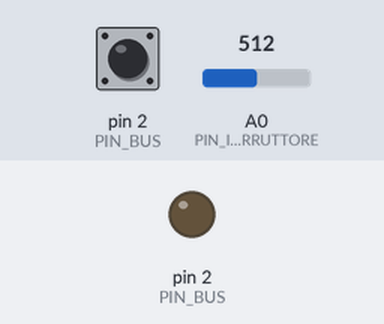
Recording of a sketch running on a simulated Arduino Mega 2560, built with avr-gcc and run on an emulated ATmega2560. Parts: output pins drawn as LEDs (lit = HIGH). The inputs (shaded band) are chosen by the test bench; at power-on: A0 (PIN_INTERRUTTORE) = 512, pin 2 (PIN_BUS) LOW. What the sketch prints to the serial monitor is not drawn.

Above: at 1.4 s.
1.5 s: A0 (PIN_INTERRUTTORE) set to 752
3.0 s: A0 (PIN_INTERRUTTORE) set to 787
6.5 s: A0 (PIN_INTERRUTTORE) set to 239
8.0 s: A0 (PIN_INTERRUTTORE) set to 271
9.5 s: pin 2 (PIN_BUS) pulsed HIGH 5 times (0.12 s each, 0.3 s apart)
Timing chart, 0 to 12.5 s (numbered marks = the images above; inputs shaded):
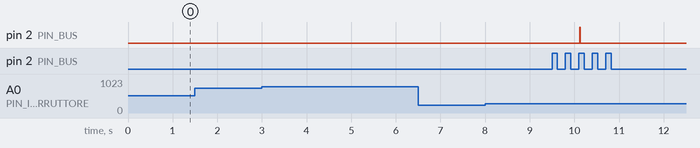

Measured:
- after the input at 1.5 s, every drawn part: stays the same
- after the input at 3.0 s, every drawn part: stays the same
- after the input at 6.5 s, every drawn part: stays the same
- after the input at 8.0 s, every drawn part: stays the same
- after the input at 9.5 s, pin 2 (PIN_BUS): LOW → HIGH after 0.62 s, → LOW 0.02 s later

The sketch:

slave2.ino
```cpp
// Sketch standalone per Arduino Mega - nessuna dipendenza da file esterni
// a parte le librerie AVR incluse sotto. restart.md (nella cartella
// arduino/ che contiene anche questa) spiega l'architettura completa del
// bus. Le costanti sotto devono restare uguali a quelle in
// master/master.ino: se vanno cambiate, si modifica a mano in entrambi.
//
// Nodo SLAVE (NODE_ID=2, slot 2 del protocollo) della catena daisy chain -
// bus condiviso, open-loop a tempo fisso (vedi restart.md).
//
// A differenza della versione precedente, questo slave NON genera piu'
// nessun tono f1/f2: il master e' l'UNICO generatore di tutta la catena
// (vedi intestazione di master.ino per il perche'). Il compito di questo
// sketch si riduce a due cose:
//   1. leggere il proprio interruttore locale (A0), con debounce e latch
//      (identico a prima - questa parte non cambia)
//   2. quando il master lo indirizza (conteggio impulsi sul bus = proprio
//      NODE_ID), rispondere con UN impulso sulla STESSA linea del bus,
//      la cui durata codifica "vivo + stato interruttore" - vedi
//      invia_risposta() sotto
//
// L'uscita D8 del master e' collegata in parallelo su D2/PIN_BUS di TUTTI
// gli slave (bus broadcast, non punto-punto): questo slave conta gli
// impulsi che vede passare sul bus e agisce SOLO quando il conteggio
// coincide con il proprio NODE_ID. Il primo impulso ricevuto dopo un
// silenzio prolungato (fine ciclo precedente) vale "0" (il marcatore di
// zero, mai generato qui, solo il master lo emette): da li' si riparte a
// contare 1, 2, 3...
//
// PIN_BUS e' bidirezionale a turno: INPUT (con interrupt) mentre ascolta
// gli impulsi di indirizzamento del master, OUTPUT solo per la breve
// finestra in cui invia la propria risposta - mai contemporaneamente al
// master, per costruzione temporale (restart.md "Interrogazione remota").

#include <avr/io.h>
#include <avr/interrupt.h>
#include <util/atomic.h>

// --- Pin daisy chain (restart.md - non cambiare senza aggiornare anche il
// cablaggio) ---
const int PIN_BUS = 2; // dal bus condiviso D8 del master (interrupt-capable; pull-down 10k sul D8 del MASTER, qui non c'e' - vedi restart.md)

// --- Identita' di questo nodo sul bus ---
const uint8_t NODE_ID_PROPRIO = 2;

// --- Risposta all'interrogazione del master (restart.md "Interrogazione
// remota") - DEVONO restare identiche a master.ino, che e' chi classifica
// la durata che riceve. ---
// Tempo che questo nodo aspetta dopo aver visto il proprio impulso di
// indirizzamento, prima di rispondere: deve restare ABBONDANTEMENTE piu'
// lungo della durata dell'impulso di indirizzamento del master (8ms),
// altrimenti risponderebbe mentre il master sta ancora guidando lui stesso
// il bus (contesa). Valore di partenza, da verificare sull'hardware reale.
const unsigned long MARGINE_SICUREZZA_RISPOSTA_MS = 15;
const unsigned long DURATA_RISPOSTA_APERTO_MS = 6;  // impulso corto = aperto
const unsigned long DURATA_RISPOSTA_CHIUSO_MS = 18; // impulso lungo = chiuso
const unsigned long DURATA_RISPOSTA_GUASTO_MS = 30; // 23/10/2026: cavo del tappeto tagliato

// Soglia di timeout per il self-healing (restart.md, valore suggerito
// 300ms): se non arriva nessun impulso per piu' di questo tempo, il ciclo
// del master e' sicuramente finito - lo slave si resetta da solo, pronto a
// riconoscere il prossimo impulso come "0". Fa da rete di sicurezza anche
// se un impulso si perde per rumore elettrico.
// 21/10/2026: da 300 a 340, a meta' strada tra i due silenzi da distinguere
// (margine ~60ms per lato): il piu' lungo DENTRO un ciclo (dopo il marcatore,
// 8+T0_MS+GAP_MS = 278ms) e quello FRA due cicli (~145ms + PAUSA_FINE_CICLO_MS
// del master = ~395ms con la pausa a 250). Se cambi T0_MS, GAP_MS o la pausa
// nel master, ricontrolla questo valore.
const unsigned long SOGLIA_TIMEOUT_RESET_MS = 340;

const unsigned long DEBOUNCE_US = 2000; // 2ms, rimbalzi elettrici sul fronte (restart.md)

// Tappeto su A0, letto come TENSIONE (23/10/2026, resistenza di fine linea):
// 5V --cavo-- [tappeto con 10k in parallelo, ai suoi morsetti] --cavo-- A0,
// e il pull-down 10k A0->GND di sempre. A0 vale:
//   ~2,5V  a riposo (corrente attraverso la 10k del tappeto)
//   ~5V    tappeto premuto (o i due fili in corto)
//   ~0V    cavo tagliato / morsetto staccato -> GUASTO
// Un guasto viene riferito al master con l'impulso "guasto" (30ms): il
// master trasmette uno slot lungo e 3main.py mostra il tappeto giallo. Il
// guasto NON e' memorizzato come una pressione: vale finche' dura.
const int PIN_INTERRUTTORE = A0;
// Soglie su analogRead (0-1023 = 0-5V), a meta' tra i valori attesi -
// PROVVISORIE: da confermare con i valori letti (MOSTRA_TENSIONE).
const int SOGLIA_TAGLIATO = 256;  // sotto ~1,25V: cavo tagliato
const int SOGLIA_CHIUSO = 768;    // sopra ~3,75V: premuto
// Stampa A0 ogni INTERVALLO_TENSIONE_MS (monitor seriale USB, per tarare).
const bool MOSTRA_TENSIONE = true;
const unsigned long INTERVALLO_TENSIONE_MS = 1000;
unsigned long ultima_stampa_tensione_ms = 0;
int ultima_lettura_a0 = 0;
bool tappetoGuasto = false;            // stato attuale (debounced) del guasto
bool tappetoGuasto_stampato = false;

// Debounce software sulla lettura del pin (rimbalzo meccanico tipico
// 5-30ms): una transizione e' accettata solo se la lettura resta stabile
// per almeno questo tempo, altrimenti un singolo click rischierebbe di
// generare piu' fronti spuri e far scattare il latch per rumore elettrico
// invece che per una pressione vera.
const unsigned long DEBOUNCE_INTERRUTTORE_MS = 30;
uint8_t letturaGrezzaCorrente = 0; // ultima lettura (0/1/2, vedi leggi_tappeto), non ancora stabilizzata
unsigned long ultimo_cambio_lettura_ms = 0;

// Latch, non una lettura istantanea: true se l'interruttore e' stato chiuso
// in QUALSIASI momento dall'ultimo reset, anche se esattamente nel momento
// della propria risposta risulta di nuovo aperto - altrimenti un click
// breve tra un ciclo e l'altro andrebbe perso. Va a true SOLO dentro
// aggiorna_interruttore() (mai a false li' dentro), e torna a false SOLO in
// invia_risposta() subito dopo essere stato consumato per la durata
// dell'impulso - e (22/10/2026) in loop() quando scade la memoria, vedi
// MEMORIA_CHIUSURA_MS. Nessun altro punto del codice deve scriverci.
bool interruttoreChiuso = false;

// Il master puo' restare ZITTO per ore (Arduino sempre accesi, parlano solo
// su comando di 3main.py): senza interrogazioni il latch non verrebbe mai
// consumato e al risveglio verrebbe segnalata una pressione di ore prima.
// Una pressione si ricorda solo per questo tempo dall'ultima volta che il
// tappeto era premuto - stesso valore e stessa logica del master.
const unsigned long MEMORIA_CHIUSURA_MS = 10000;
unsigned long ultimo_chiuso_ms = 0;

// Valore GREZZO (debounced) del pin, sale E scende liberamente - usato
// internamente da aggiorna_interruttore() per decidere quando riarmare il
// latch sotto. Non stampato (debug via pin HIGH/LOW rimosso, non serve
// piu': il cablaggio era il problema, non la lettura).
bool valoreGrezzoInterruttore = false;

// Per stampare lo stato dell'interruttore solo quando cambia (debug, vedi
// stampa_stato_interruttore()), non ad ogni giro di loop().
bool interruttoreChiuso_stampato = false;

// --- ISR: SOLO il minimo indispensabile (debounce + contatore + flag),
// nessuna logica pesante qui dentro (restart.md). contaImpulsi parte da -1:
// il primo impulso ricevuto dopo un reset lo porta a 0 (il marcatore),
// ogni impulso successivo incrementa di 1 - cosi' il valore locale
// coincide sempre con l'indice trasmesso dal master (0, 1, 2, ...), senza
// bisogno che gli impulsi sul bus portino nessuna informazione oltre al
// fronte in se'. ---
volatile int16_t contaImpulsi = -1;
volatile unsigned long ultimo_impulso_ms = 0;
volatile unsigned long ultimo_impulso_us_debounce = 0;
volatile bool nuovo_impulso = false;

void onImpulsoRicevuto() {
  unsigned long ora_us = micros();
  if (ora_us - ultimo_impulso_us_debounce < DEBOUNCE_US) return; // rimbalzo, ignora
  ultimo_impulso_us_debounce = ora_us;
  contaImpulsi = (contaImpulsi < 0) ? 0 : contaImpulsi + 1;
  ultimo_impulso_ms = millis();
  nuovo_impulso = true;
}

void setup() {
  Serial.begin(9600);

  pinMode(PIN_BUS, INPUT); // linea tenuta bassa dal pull-down 10k sul D8 del master (restart.md)
  pinMode(PIN_INTERRUTTORE, INPUT); // analogico; pull-down 10k esterno gia' cablato

  // Interrupt hardware sul fronte di salita (riposo LOW via pull-down,
  // impulso in ingresso HIGH) - restart.md.
  attachInterrupt(digitalPinToInterrupt(PIN_BUS), onImpulsoRicevuto, RISING);

  // Stato iniziale: leggi subito il pin reale, cosi' non si parte sempre da
  // "aperto" per un giro intero se l'interruttore e' gia' chiuso al boot.
  letturaGrezzaCorrente = leggi_tappeto();
  valoreGrezzoInterruttore = (letturaGrezzaCorrente == 1);
  tappetoGuasto = (letturaGrezzaCorrente == 2);
  if (valoreGrezzoInterruttore) {
    interruttoreChiuso = true;
    ultimo_chiuso_ms = millis();
  }

  sei();

  Serial.println(F("--- daisy chain (bus condiviso): SLAVE2 (NODE_ID=2), nessun tono generato qui ---"));
  Serial.print(F("MARGINE_SICUREZZA_RISPOSTA_MS=")); Serial.println(MARGINE_SICUREZZA_RISPOSTA_MS);
  Serial.print(F("risposta aperto=")); Serial.print(DURATA_RISPOSTA_APERTO_MS);
  Serial.print(F("ms  chiuso=")); Serial.print(DURATA_RISPOSTA_CHIUSO_MS);
  Serial.print(F("ms  guasto=")); Serial.print(DURATA_RISPOSTA_GUASTO_MS); Serial.println(F("ms"));
  Serial.print(F("SOGLIA_TIMEOUT_RESET_MS=")); Serial.println(SOGLIA_TIMEOUT_RESET_MS);
  Serial.print(F("interruttore proprio: ")); Serial.println(interruttoreChiuso ? "CHIUSO" : "aperto");
  interruttoreChiuso_stampato = interruttoreChiuso;
  Serial.println(F("Pronto, in ascolto sul bus (D2)."));
}

// Risponde all'interrogazione del master sulla STESSA linea del bus
// (PIN_BUS, bidirezionale a turno - restart.md "Interrogazione remota").
// Bloccante: a differenza del master, qui non c'e' nessun DDS da tenere
// vivo durante l'attesa (questo nodo non genera piu' audio), quindi non
// c'e' nessun controindicazione a bloccare brevemente loop().
void invia_risposta() {
  // Aspetta che il master abbia finito il proprio impulso di
  // indirizzamento e rilasciato il bus (lo fa sempre entro poche decine di
  // ms) - senza questo margine si rischia la contesa sul bus (due nodi che
  // lo guidano insieme).
  delay(MARGINE_SICUREZZA_RISPOSTA_MS);

  // Disattiva l'interrupt PRIMA di guidare il pin: altrimenti il nostro
  // stesso fronte di uscita si autotriggererebbe come un falso impulso del
  // master.
  detachInterrupt(digitalPinToInterrupt(PIN_BUS));
  pinMode(PIN_BUS, OUTPUT);
  digitalWrite(PIN_BUS, HIGH);
  delay(tappetoGuasto ? DURATA_RISPOSTA_GUASTO_MS
        : (interruttoreChiuso ? DURATA_RISPOSTA_CHIUSO_MS : DURATA_RISPOSTA_APERTO_MS));
  digitalWrite(PIN_BUS, LOW);
  pinMode(PIN_BUS, INPUT); // torna in ascolto, il pull-down sul D8 del master riprende il controllo
  attachInterrupt(digitalPinToInterrupt(PIN_BUS), onImpulsoRicevuto, RISING);

  // Consumato per questa risposta: unico punto del codice che rimette il
  // latch a false, pronto a catturare una nuova chiusura nel prossimo ciclo
  // (vedi dichiarazione di interruttoreChiuso).
  interruttoreChiuso = false;
}

void aggiorna_slave(unsigned long ora_ms) {
  // Lettura atomica delle variabili condivise con la ISR: su AVR (8 bit)
  // una lettura di int16_t/unsigned long non e' atomica, un interrupt a
  // meta' lettura darebbe un valore "spezzato" - stesso genere di bug gia'
  // sofferto altrove nel progetto per assegnazioni non atomiche.
  int16_t conta_locale;
  unsigned long ultimo_impulso_locale;
  bool impulso_locale;
  ATOMIC_BLOCK(ATOMIC_RESTORESTATE) {
    conta_locale = contaImpulsi;
    ultimo_impulso_locale = ultimo_impulso_ms;
    impulso_locale = nuovo_impulso;
    nuovo_impulso = false;
  }

  // Watchdog self-healing (restart.md): il ciclo del master e' finito da
  // tempo (o si e' perso un impulso) - torna pronto a riconoscere il
  // prossimo impulso come "0".
  if (conta_locale >= 0 && (ora_ms - ultimo_impulso_locale) > SOGLIA_TIMEOUT_RESET_MS) {
    ATOMIC_BLOCK(ATOMIC_RESTORESTATE) { contaImpulsi = -1; }
    conta_locale = -1;
  }

  if (impulso_locale && conta_locale == NODE_ID_PROPRIO) {
    invia_risposta();
  }
}

// Monitoraggio dell'interruttore proprio, continuo e indipendente dal ciclo
// del protocollo (chiamato ad ogni giro di loop()): interruttoreChiuso
// riflette sempre lo stato piu' recente, cosi' se cambia mentre il nodo non
// sta rispondendo la prossima invia_risposta() lo trova gia' aggiornato -
// non serve piu' rileggerlo "a mano" in un punto fisso del ciclo.
// Lettura istantanea di A0: 0 = riposo, 1 = premuto, 2 = guasto.
// Aggiorna ultima_lettura_a0 (per la stampa).
uint8_t leggi_tappeto() {
  ultima_lettura_a0 = analogRead(PIN_INTERRUTTORE);
  if (ultima_lettura_a0 < SOGLIA_TAGLIATO) return 2;
  return ultima_lettura_a0 > SOGLIA_CHIUSO ? 1 : 0;
}

void aggiorna_interruttore() {
  uint8_t letturaOra = leggi_tappeto();
  if (letturaOra != letturaGrezzaCorrente) {
    // Il pin ha appena cambiato stato: potrebbe essere un rimbalzo, riparti
    // a cronometrare la stabilita' da qui invece di accettarlo subito.
    letturaGrezzaCorrente = letturaOra;
    ultimo_cambio_lettura_ms = millis();
    return;
  }
  if (millis() - ultimo_cambio_lettura_ms < DEBOUNCE_INTERRUTTORE_MS) {
    return; // non ancora stabile per abbastanza tempo, aspetta
  }
  // Stabile da almeno DEBOUNCE_INTERRUTTORE_MS: accetta la lettura.
  // Valore grezzo (debounced): sale E scende liberamente, riflette il pin
  // cosi' com'e' (a differenza del latch sotto) - usato solo internamente
  // per decidere quando riarmare il latch.
  valoreGrezzoInterruttore = (letturaGrezzaCorrente == 1);
  tappetoGuasto = (letturaGrezzaCorrente == 2);
  // Latch: va a true ad OGNI passaggio in cui il pin risulta stabilmente
  // chiuso, non solo alla prima transizione false->true - altrimenti un
  // interruttore tenuto chiuso per piu' cicli smetterebbe di essere
  // rilevato subito dopo il primo consumo (invia_risposta() lo resetta a
  // false, e senza questo il valore grezzo non cambierebbe piu' finche' il
  // pin resta fermo, quindi il latch non si riarmerebbe mai). Resta vero
  // che non va mai messo a false qui dentro (solo invia_risposta() lo
  // consuma, vedi dichiarazione di interruttoreChiuso).
  if (valoreGrezzoInterruttore) {
    interruttoreChiuso = true;
    ultimo_chiuso_ms = millis();
  }
}

// Debug: stampa lo stato del LATCH (vedi interruttoreChiuso) SOLO quando
// cambia. Per costruzione va sempre a coppie chiuso/aperto (si accende alla
// chiusura, si spegne quando la risposta lo consuma).
void stampa_stato_interruttore() {
  if (interruttoreChiuso != interruttoreChiuso_stampato) {
    interruttoreChiuso_stampato = interruttoreChiuso;
    Serial.println(interruttoreChiuso ? "INT: chiuso" : "INT: aperto");
  }
  if (tappetoGuasto != tappetoGuasto_stampato) {
    tappetoGuasto_stampato = tappetoGuasto;
    Serial.println(tappetoGuasto ? F("TAPPETO: GUASTO (cavo tagliato?)")
                                 : F("TAPPETO: cavo di nuovo a posto"));
  }
  if (MOSTRA_TENSIONE && millis() - ultima_stampa_tensione_ms >= INTERVALLO_TENSIONE_MS) {
    ultima_stampa_tensione_ms = millis();
    Serial.print(F("A0="));
    Serial.print(ultima_lettura_a0);
    Serial.print(F(" ("));
    Serial.print(ultima_lettura_a0 * 5.0 / 1023.0, 2);
    Serial.print(F("V) "));
    Serial.println(ultima_lettura_a0 < SOGLIA_TAGLIATO ? F("GUASTO")
                   : (ultima_lettura_a0 > SOGLIA_CHIUSO ? F("premuto") : F("riposo")));
  }
}

void loop() {
  aggiorna_interruttore();
  // Memoria con scadenza (vedi MEMORIA_CHIUSURA_MS). millis() calcolato qui,
  // DOPO aggiorna_interruttore(): con un tempo letto prima la sottrazione
  // andrebbe sotto zero (stesso bug trovato e corretto nel master).
  if (interruttoreChiuso && millis() - ultimo_chiuso_ms > MEMORIA_CHIUSURA_MS) {
    interruttoreChiuso = false;
  }
  stampa_stato_interruttore();
  aggiorna_slave(millis());
  // nessun delay() qui fuori: l'attesa dell'impulso di indirizzamento e'
  // event-driven via interrupt (restart.md); invia_risposta() blocca solo
  // per la propria, breve, finestra di risposta.
}
```
